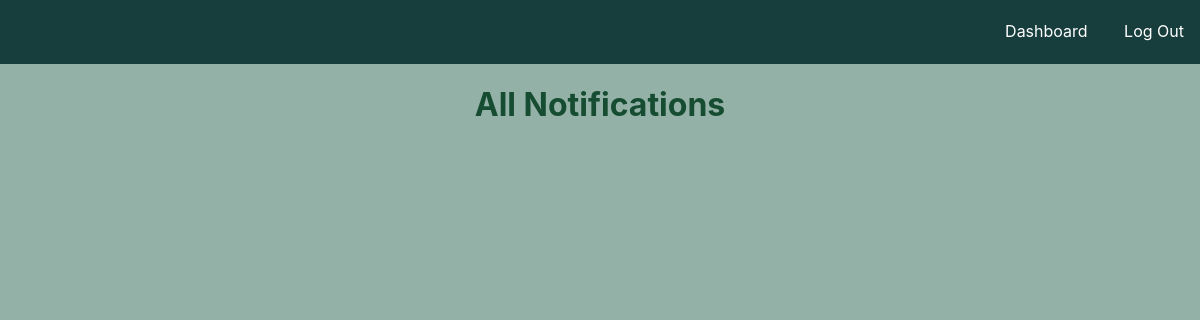
/dashboard/notifications (signed in), run on an earlier commit of the app's database.
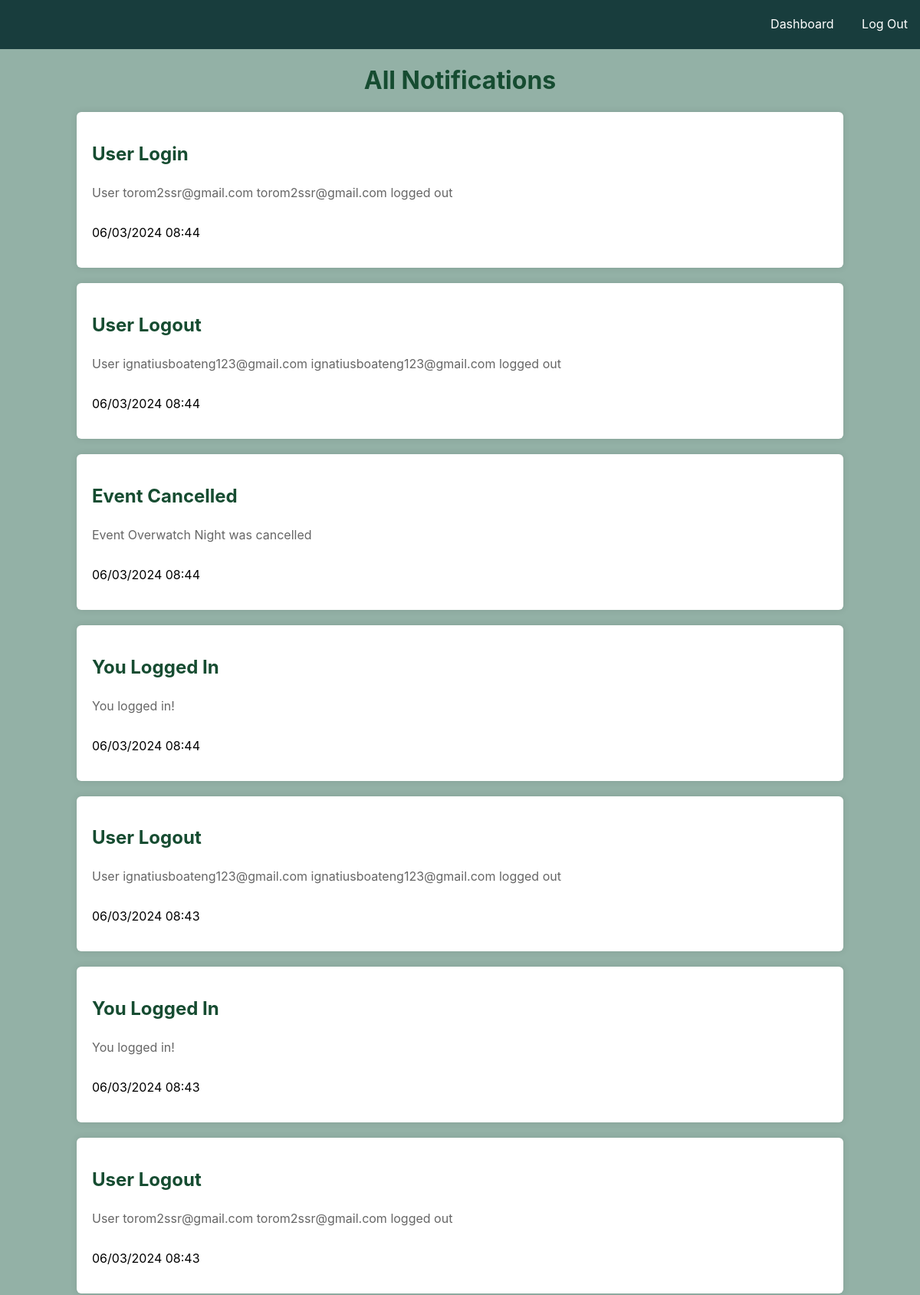
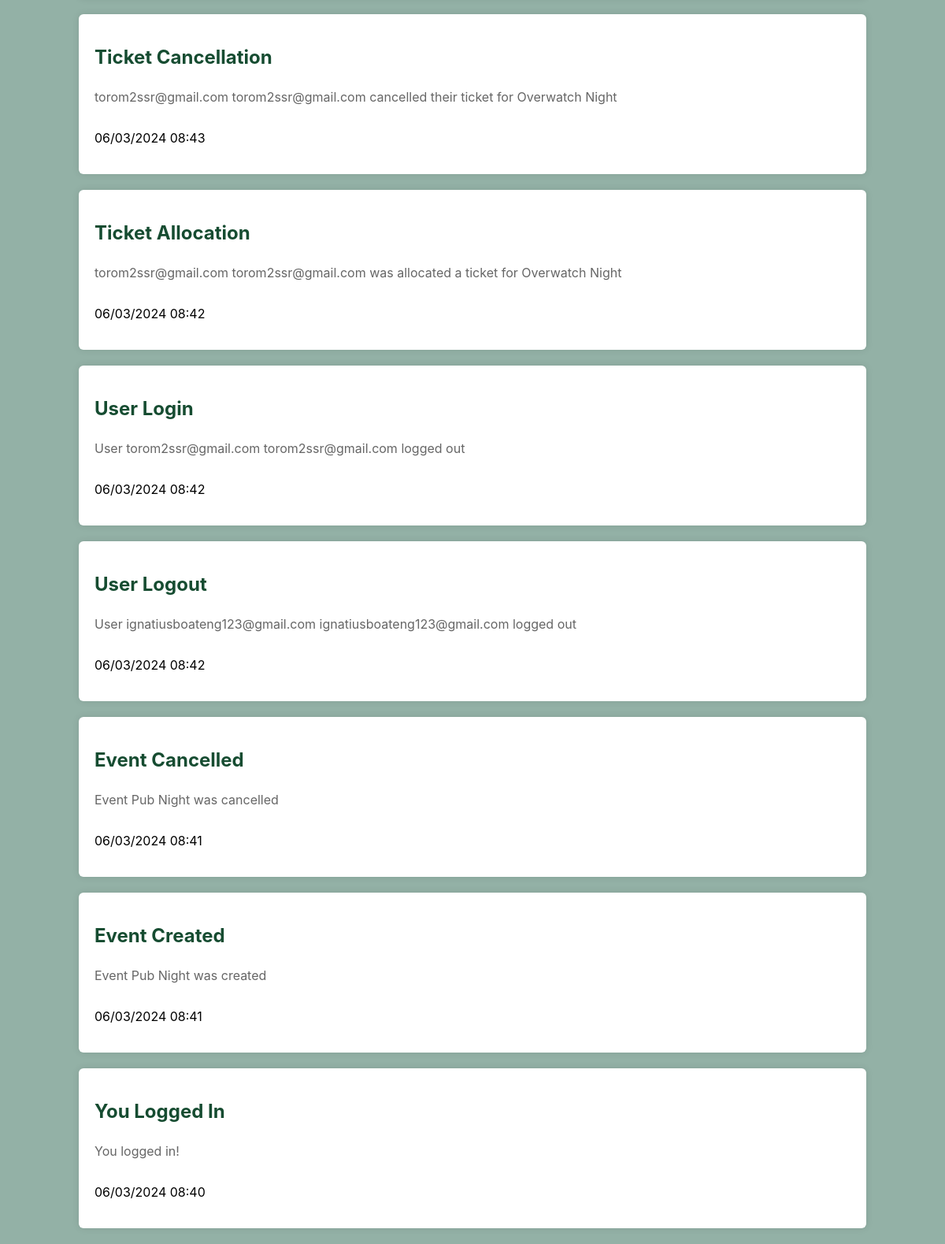
And on a later commit of the database (2 pictures, top to bottom).
### content/models.py (models this page shows, shortened)
class Notification(db.Model):
    __tablename__ = "notification"
    id = db.Column(db.Integer, primary_key=True)
    sent_at = db.Column(db.DateTime, nullable=False, default=datetime.now)
    title = db.Column(db.Text)
    description = db.Column(db.Text)
    user_id = db.Column(db.Integer, db.ForeignKey('user.id'))
    user = db.relationship('User', back_populates='notifications')
    def format_sent_at(self):
        return self.sent_at.strftime('%d/%m/%Y %H:%M')

### eventbyte.py (the view)
@app.route('/dashboard/notifications', methods=['GET','POST'])
@login_required
def notifications():
   if request.method == 'GET':
      try:
         notifications = Notification.query.filter_by(
            user_id = current_user.get_id()
            ).order_by(Notification.sent_at.desc()).all()
         return render_template('pages/notifications.html', notifications = notifications)
      except Exception as e:
         print(f"Error fetching notifications for user {current_user.get_id()}")
         print(e)
         flash("Error retrieving your notifications", "error")
         return redirect(url_for('all_events'))

### content/models.py (called while the page is built)
    def get_id(self):
        return str(self.id)

### eventbyte.py (called while the page is built)
@login_manager.user_loader
def load_user(user_id):
   return User.query.get(int(user_id))

### templates/pages/notifications.html (shortened to what this page needs)
{% extends 'components/base.html' %}
{% block css %}
<link rel="stylesheet" href="/static/css/components/card.css" type="text/css">
<link rel="stylesheet" href="/static/css/pages/notifications.css" type="text/css">
{% endblock %}
{% block navbar %}
    {% include 'components/dashnav.html' %}
{% endblock %}
{% block content %}
<main>
    <h1 id="all-notifications"> All Notifications </h1>
    <section class="notifications">
        {% for notification in notifications %}
            <div id="{{ notification.id }}" class="card-container">
                <div class="card-content">
                    <div class="card-header">
                        <h2 class="card-name">{{ notification.title }}</h2>
                    </div>
                    <div class="card-description">
                        <p>{{ notification.description }}</p>
                    </div>
                    <div class="card-footer">
                        <p>{{ notification.format_sent_at() }}</p>
                    </div>
                </div>
            </div>
        {% endfor %}
    </section>
</main>
{% endblock %}

### templates/components/base.html (shortened to what this page needs)
<!DOCTYPE html>
<html lang="en">
<head>
    <link rel="stylesheet" href="/static/css/pages/base_styles.css" type="text/css">
    {% block css %}{% endblock %}
</head>
<body>
    {% block navbar %}{% endblock %}
    {% block content %}
    {% endblock %}
</body>
</html>

### templates/components/dashnav.html (shortened to what this page needs)
<link rel="stylesheet" href="/static/css/components/dashnav.css" type="text/css">
<body>
<nav>
    <ul>
        <li><a href="/dashboard"> Dashboard </a></li>
        <li><a href="/auth/logout">Log Out</a></li>
    </ul>
</nav>

### static/css/pages/base_styles.css (style rules this page uses)
body { background-color: #93B1A6 ; font-family: Inter, system-ui, Avenir, Helvetica, Arial, sans-serif; margin: 0; padding: 0; }
h1, h2 { color: #164c31; }

### static/css/components/card.css (style rules this page uses)
.card-container { background-color: white; border-radius: 6px; box-shadow: 0px 0px 10px rgba(0, 0, 0, 0.1); margin-bottom: 20px; width: 1000px; height: auto; }
.card-header { display: flex; flex-direction: row; }
.card-content { padding: 20px; }
.card-name { font-size: 24px; margin-bottom: 10px; }
.card-description { margin-top: 15px; color: #666; }
.card-footer { display: flex; flex-direction: column; }

### static/css/pages/notifications.css (style rules this page uses)
.notifications { display: flex; height: 100%; flex-direction: column; align-items: center; }
main h1 { text-align: center; }

### static/css/components/dashnav.css (style rules this page uses)
nav { text-align: right; background-color: #183D3D; height: 64px; }
nav ul { list-style-type: none; margin: 0; padding-top: 7px; overflow: hidden; display: inline-block; }
nav li { display: inline-block; }
nav li a { position: relative; display: block; color: white; padding: 14px 16px; text-decoration: none; }
nav li a::before { content: ''; position: absolute; bottom: 0; left: 50%; transform: translateX(-50%); width: 0; height: 2px; background: white; transition: width 0.3s; }

What changed in the data, as far as the page shows it:
added Notification: title "User Login", description "User torom2ssr@gmail.com torom2ssr@gmail.com logged out", format_sent_at "06/03/2024 08:44"
added Notification: title "User Logout", description "User ignatiusboateng123@gmail.com ignatiusboateng123@gmail.com logged out", format_sent_at "06/03/2024 08:44"
added Notification: title "Event Cancelled", description "Event Overwatch Night was cancelled", format_sent_at "06/03/2024 08:44"
added Notification: title "You Logged In", description "You logged in!", format_sent_at "06/03/2024 08:44"
added Notification: title "User Logout", description "User ignatiusboateng123@gmail.com ignatiusboateng123@gmail.com logged out", format_sent_at "06/03/2024 08:43"
added Notification: title "You Logged In", description "You logged in!", format_sent_at "06/03/2024 08:43"
added Notification: title "User Logout", description "User torom2ssr@gmail.com torom2ssr@gmail.com logged out", format_sent_at "06/03/2024 08:43"
added Notification: title "Ticket Cancellation", description "torom2ssr@gmail.com torom2ssr@gmail.com cancelled their ticket for Overwatch Night", format_sent_at "06/03/2024 08:43"
added Notification: title "Ticket Allocation", description "torom2ssr@gmail.com torom2ssr@gmail.com was allocated a ticket for Overwatch Night", format_sent_at "06/03/2024 08:42"
added Notification: title "User Login", description "User torom2ssr@gmail.com torom2ssr@gmail.com logged out", format_sent_at "06/03/2024 08:42"
added Notification: title "User Logout", description "User ignatiusboateng123@gmail.com ignatiusboateng123@gmail.com logged out", format_sent_at "06/03/2024 08:42"
added Notification: title "Event Cancelled", description "Event Pub Night was cancelled", format_sent_at "06/03/2024 08:41"
added Notification: title "Event Created", description "Event Pub Night was created", format_sent_at "06/03/2024 08:41"
added Notification: title "You Logged In", description "You logged in!", format_sent_at "06/03/2024 08:40"
